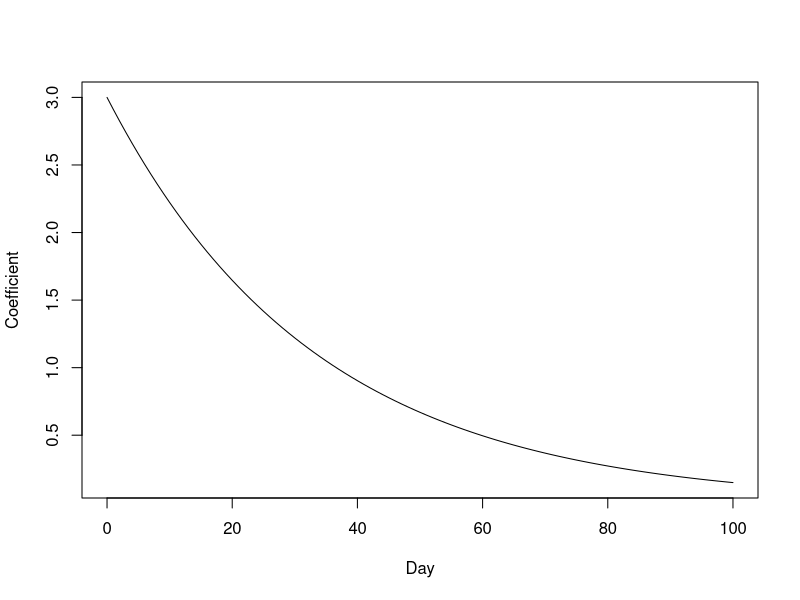
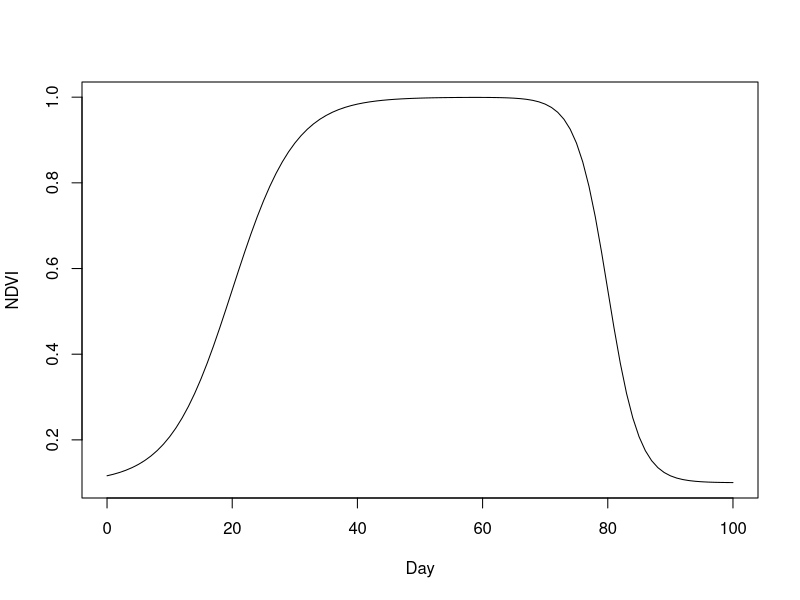
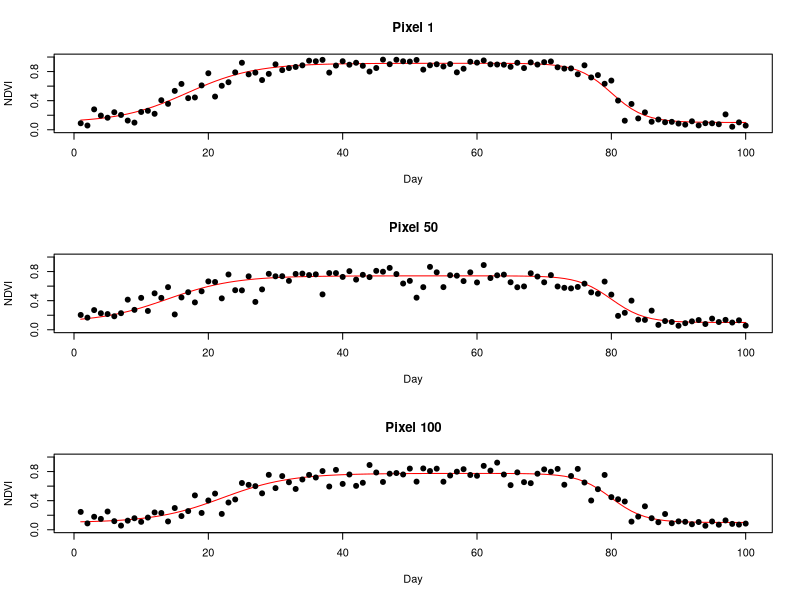
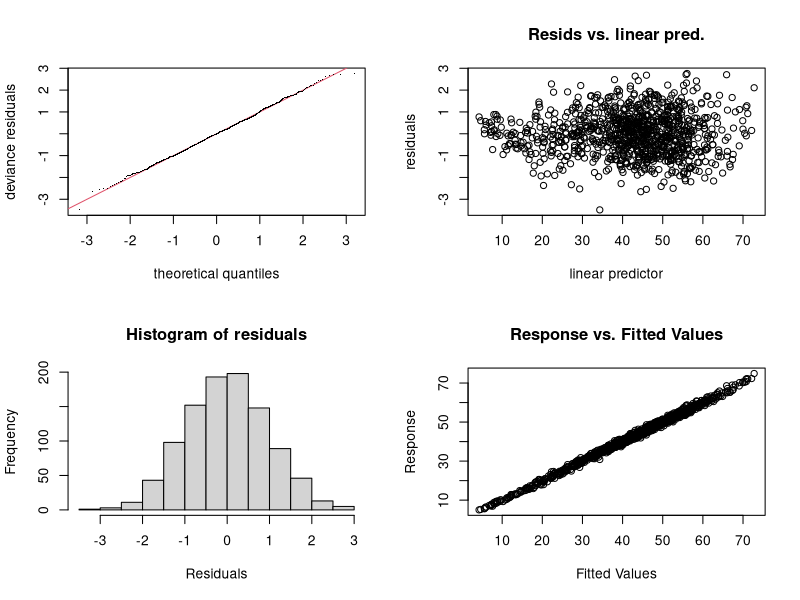
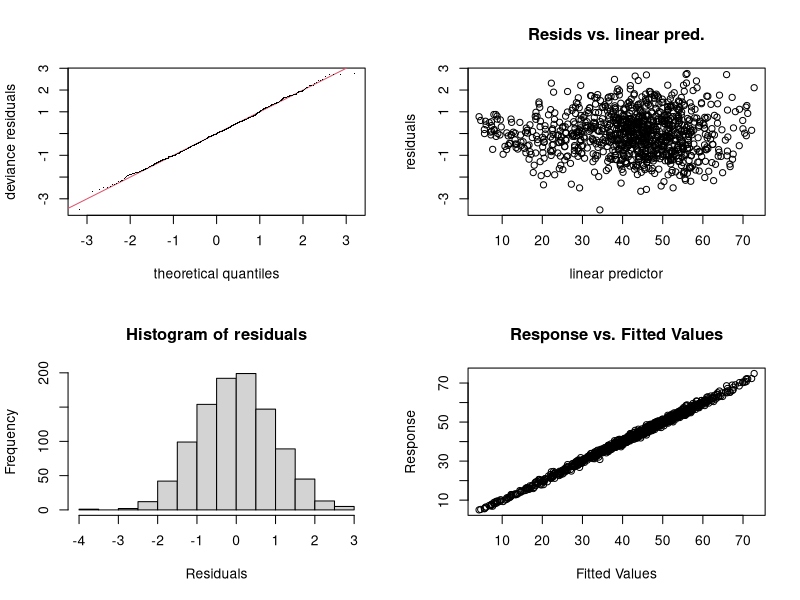
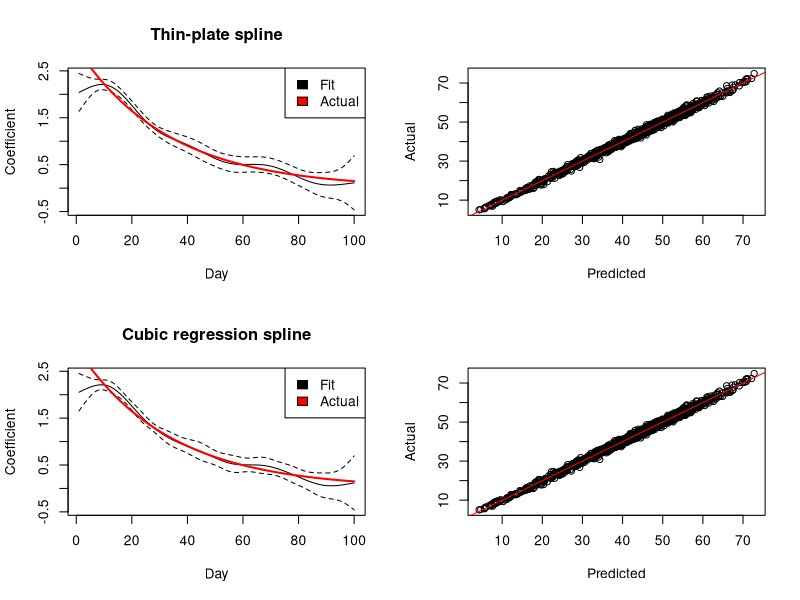
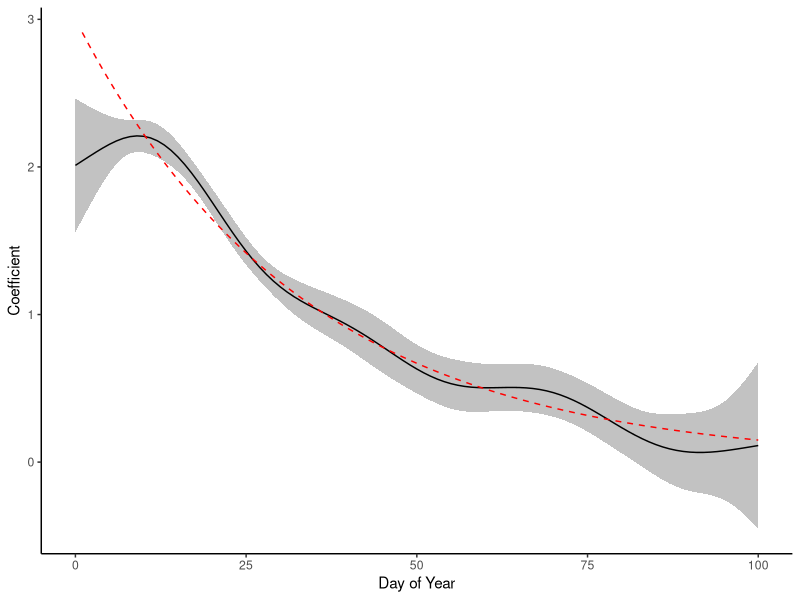

These charts were generated, in order, by the following R code:
#Simple example of functional regression
#Sam Robinson, Spring 2020

#Other things to try:
# Fiddle around with variances
# Fit only part of data (say, every 10 days)

# Functions ---------------------------------------------------------------

library(mgcv)
logit <- function(x) log(x/(1-x))
invLogit <- function(x) exp(x)/(1+exp(x))

# Simulate data -----------------------------------------------------------

#Goal: fit yield data to time series of NDVI (or other indices)

set.seed(1)

Ndays <- 100 #Number of days of data (columns of matrix)
Nsamp <- 1000 #Number of samples (rows of matrix)

#Say that the "true" effect of NDVI on yield is something like this:
coefFun <- function(t) 3*exp(-0.03*t)
curve(coefFun,0,100,xlab='Day',ylab='Coefficient')
#i.e the effect of NDVI is positive early on, and zero later on

#Generate some NDVI data - double logistic function from doi:10.1016/j.rse.2005.10.021
ndviFun <- function(t,min,max,mS,mA,S,A){
  #t = day, min/max = min/max NDVI,
  #mS = spring slope, mA = autumn slope, S = spring start, A = autumn start
  a <- 1/(1+exp(-mS*(t-S))) #Part 1
  b <- 1/(1+exp(mA*(t-A))) #Part 2
  min + (max-min)*(a+b-1)
}
#Example
curve(ndviFun(x,min=0.1,max=1,mS=0.2,mA=0.4,S=20,A=80),0,100,xlab='Day',y='NDVI')

#Parameters for NDVI generation
ndviPars <- c(0.1,1,0.2,0.4,20,80)

#"True" NDVI values
ndviTrue <- replicate(Nsamp,{
  sapply(1:Ndays,ndviFun,min=ndviPars[1],
         max=ndviPars[2]-1/(1+exp(rnorm(1,2,2))), #Add some variation in max NDVI
         mS=ndviPars[3], mA=ndviPars[4], 
         S=ndviPars[5] + rnorm(1,0,5), #Add variation in start time
         A=ndviPars[6])
},simplify=F)

#Received NDVI values (white noise added)
ndvi <- lapply(ndviTrue,function(x){
  invLogit(logit(x)+rnorm(length(x),0,0.5))
})

#Convert both into matrices
ndviTrue <- do.call('rbind',ndviTrue)
ndvi <- do.call('rbind',ndvi)

#Example plots
par(mfrow=c(3,1))
for(i in c(1,50,100)){
  plot(1:Ndays,ndviTrue[i,],xlab='Day',ylab='NDVI',col='red',
       type='l',ylim=c(0,1),main=paste('Pixel',i))
  points(1:Ndays,ndvi[i,],pch=19)
}
par(mfrow=c(1,1))

#Generate some yield data
yield <- ndviTrue %*% coefFun(1:100)


# Fit model and make simple plots ---------------------------------------------------------------

#Create matrix of day values to use in model
dayMat <- matrix(rep(1:Ndays,each=Nsamp),ncol=Ndays)

#Model using thin-plate smoother
mod1 <- gam(yield ~ s(dayMat,by=ndvi,bs='tp'))

#Model using cubic regression smoother
mod2 <- gam(yield ~ s(dayMat,by=ndvi,bs='cr'))

#Check model output
par(mfrow=c(2,2))
gam.check(mod1)
gam.check(mod2) #Both look OK

summary(mod1)
plot(mod1,shade=T,rug=F,ylab='Coefficient',xlab='Day',main='Thin-plate spline')
lines(1:100,coefFun(1:100),col='red',lwd=2) #Pretty close fit
legend('topright',c('Fit','Actual'),fill=c('black','red'))
plot(predict(mod1),yield,xlab='Predicted',ylab='Actual'); abline(0,1,col='red')

summary(mod2)
plot(mod2,shade=T,rug=F,ylab='Coefficient',xlab='Day',main='Cubic regression spline')
lines(1:100,coefFun(1:100),col='red',lwd=2) #Similar fit from a cubic regression spline
legend('topright',c('Fit','Actual'),fill=c('black','red'))
plot(predict(mod1),yield,xlab='Predicted',ylab='Actual'); abline(0,1,col='red')


#Create partial effect plot of functional regression term using ggplot2 ------------------

library(ggplot2)
theme_set(theme_classic())

#Dataframe of predictors to smooth across (days 0:100 + column of 1s for "ndvi")
(dat <- data.frame(dayMat=0:100,ndvi=1)) 

#Get predictor matrix (X) for 1st smoother, using dat
predMat <- PredictMat(mod1$smooth[[1]],data=dat) 

#Locations of coefficients to pull from mod1 (coefs 2:11)
(coefRange <- as.vector(sapply(mod1$smooth[1],function(x) x$first.para:x$last.para)))

(coefs <- coef(mod1)[coefRange]) #Extract coefficient values from slots 2:11

# Predicted value - predictor matrix X coefficients
dat$pred <- predMat %*% coefs

#SE for coefficients, basically just adds matrix products of covariance matrix * predicted values - "borrowed" from Wood's plot.gam code 
dat$se <- sqrt(pmax(0,rowSums(predMat %*% mod1$Vp[coefRange,coefRange] * predMat)))

#Confidence intervals
ci <- 1.96 #Range of confidence intervals (Z-score)
dat$upr <- dat$pred + dat$se*ci; dat$lwr <- dat$pred - dat$se*ci #Upper and lower ranges for each point
  
dat #Looks OK

#Prediction lines up pretty well with actual
ggplot(dat,aes(x=dayMat,y=pred))+geom_ribbon(aes(ymax=upr,ymin=lwr),alpha=0.3)+
  geom_line()+ #Predicted relationship
  #Plot actual relationship
  geom_line(data=data.frame(x=1:100,y=coefFun(1:100)),aes(x=x,y=y),linetype='dashed',col='red')+
  labs(x='Day of Year',y='Coefficient')
